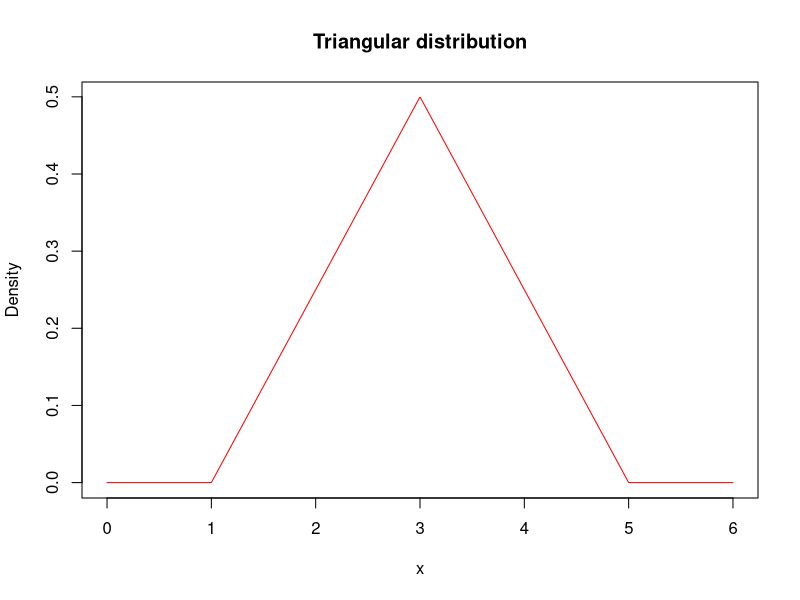
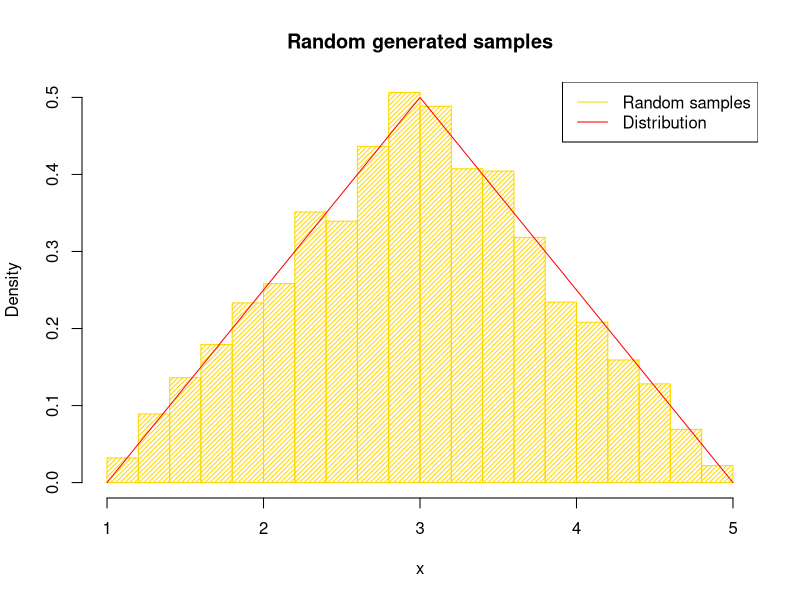
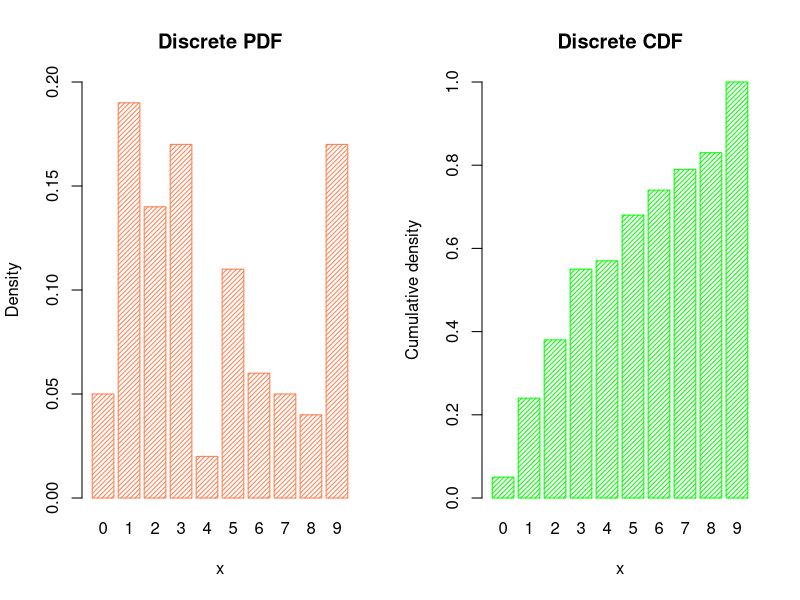
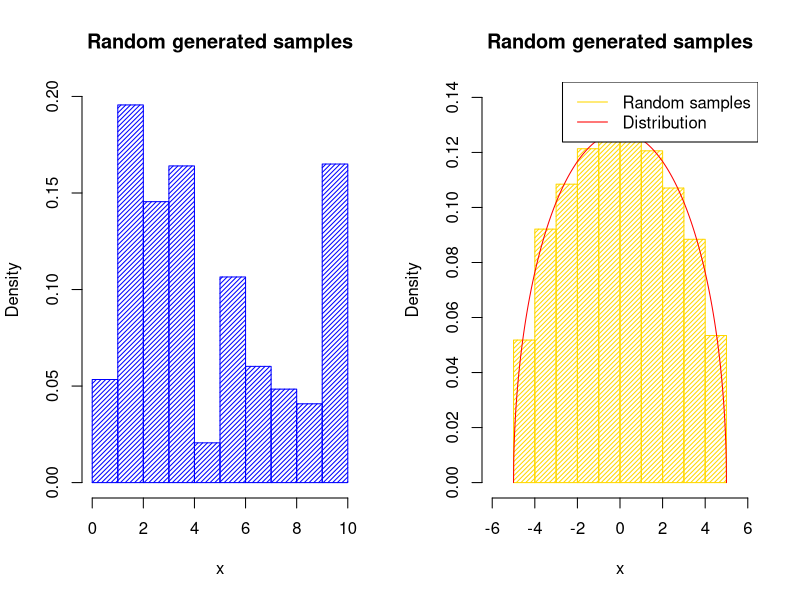
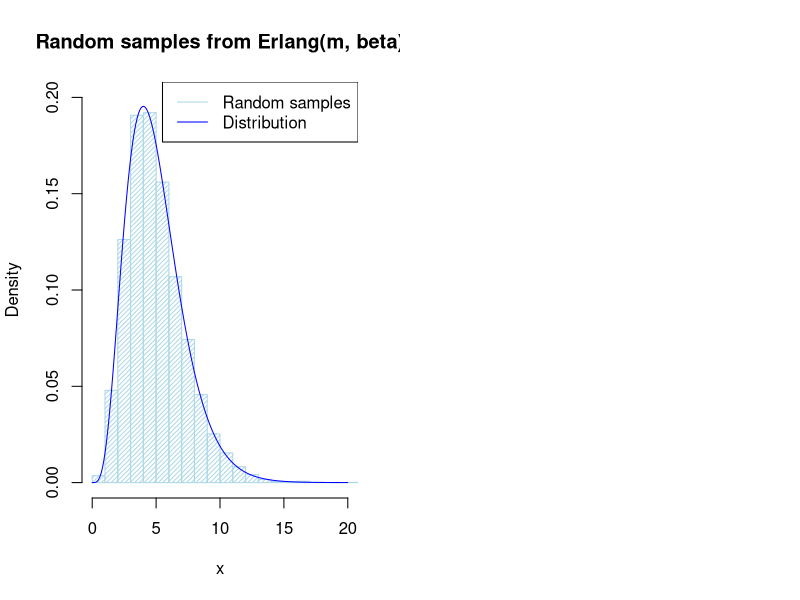

The R script that drew these images, in order: (Note: this script raises an error after producing the figures.)
## ---- chunk 1
knitr::opts_chunk$set(echo = TRUE)
## ---- chunk 2
# definition of the distribution
dtriang <- function(x,a,b,c){
    y <- ifelse( (x>=a & x<c), 
                2*(x-a)/((b-a)*(c-a)), 
                ifelse( (x>=c & x<=b), 
                       2*(b-x)/((b-a)*(b-c)), 
                       0) )
    return (y)
}

A <- 1
B <- 5
C <- 3
x <- seq(A-1,B+1,length=1000)
plot(x, dtriang(x,A,B,C), type='l', col='red', main="Triangular distribution",
     ylab="Density")
## ---- chunk 3
rtriang <- function(n,a,b,c) {
    x1 <- runif(n, a, b)
    u2 <- runif(n, 0, 1)
    z <- ifelse(u2*dtriang(c,a,b,c) < dtriang(x1,a,b,c), x1, NA) 
    return (z)
}
## ---- chunk 4
nsamples <- 10^4
rands <- rtriang(nsamples,A,B,C)
eff <- sum(is.na(rands))/length(rands)

hist(rands, density=30, col='gold', main="Random generated samples", 
     freq=FALSE, ylim=c(0,0.5), xlab="x", breaks=20)

x <- seq(A, B, length=1000)
lines(x, dtriang(x,A,B,C), col='red', type='l')
legend("topright", legend=c("Random samples","Distribution"), 
       col=c("gold", "red"), lty=1:1)
## ---- chunk 5
probs <- c(0.05, 0.19, 0.14, 0.17, 0.02, 0.11, 0.06, 0.05, 0.04, 0.17)

par(mfrow=c(1,2))
ddiscrete <- probs
x <- 1:length(ddiscrete)-1
barplot(ddiscrete, names=x, ylim=c(0,0.2), col='coral', density=30, border=TRUE,
        xlab='x', ylab="Density", main="Discrete PDF")

pdiscrete <- cumsum(probs)
barplot(pdiscrete, names=x, ylim=c(0,1), col='green', density=30, border=TRUE,
        xlab='x', ylab="Cumulative density", main="Discrete CDF")
## ---- chunk 6
rdiscrete <- function(n, probs) {
    ps <- c(0,cumsum(probs))
    us <- runif(n, 0,1)
    z <- NULL
    for (i in 1:n) {
        for (j in 2:length(ps)) {
             if (us[i]>ps[j-1] & us[i]<=ps[j]) {
                z <- c(z,j-1) 
                break
             }
        }
    }
    return (z) 
}

hist(rdiscrete(10000, probs), breaks=0:10, freq=FALSE, col='blue', density=30,
     xlab='x', main="Random generated samples", ylim=c(0,max(probs)*1.05))
## ---- chunk 7
dfunc <- function(x, R) {
    z <- ifelse( (x<=R)&(x>=-R), (2/(pi*R^2))*sqrt(R^2-x^2), 0 )
    return(z)
}
rfunc <- function(n, R) {
    x1 <- runif(n, -R, R)
    u2 <- runif(n, 0, 1)
    M <- 2/(pi*R)
    z <- ifelse(u2*dfunc(M,R) < dfunc(x1,R), x1, NA) 
    return (z)
}

n <- 10^4
R <- 5
x <- seq(-R,R,length=1000)
rands <- rfunc(n, R)
eff <- sum(is.na(rands))/length(rands)
hist(rands, xlim=c(-R-1,R+1), col='gold', density=30, ylim=c(0,0.14),
     main="Random generated samples", xlab="x", freq=FALSE)
lines(x, dfunc(x,R), type='l', col='red', main="PDF", ylab="Density")
legend("topright", legend=c("Random samples","Distribution"), 
       col=c("gold", "red"), lty=1:1)
## ---- chunk 8
rerlang <- function(n, m, beta) {
    y <- NULL
    for (i in 1:n) {
        y <- c( y,-beta*log(prod(runif(m,0,1))) )
    }
    return(y)
}

n <- 10^4
m=5
beta=1
hist(rerlang(n,m,beta), xlab="x", main="Random samples from Erlang(m, beta)", 
     col="lightblue", density=30, xlim=c(0,20), ylim=c(0,0.2), freq=FALSE)
x <- seq(0,20,length=200)
lines(x, dgamma(x, shape=m, rate=beta), col="blue", type='l')
legend("topright", legend=c("Random samples","Distribution"), 
       col=c("lightblue", "blue"), lty=1:1)
## ---- chunk 9
init <- 3642467352
nsamples  <- 10000

rmidsquare <- function(n, init) {
    # retriveing number of digits of init
    ndigit <- length(unlist(strsplit(as.character(init),"")))
    max    <- 10^ndigit  #normalization constant
    
    k <- init
    z <- NULL
    for (i in 1:n) {        
        sq <- k^2 
        sq.string <- unlist(strsplit(as.character(sq),""))
        ll <- length(sq.string)
        sliced <- sq.string[floor((ll-ndigit)/2 +1):floor((ll+ndigit)/2)]
        
        k <- as.numeric(paste(sliced, collapse=""))
        z <- c(z, k/max)
    }
    return (z)
}

hist(rmidsquare(nsamples, init), col='green', density=30, 
     main="Random generated samples", xlab="x", ylim=c(0,nsamples/20+100))
